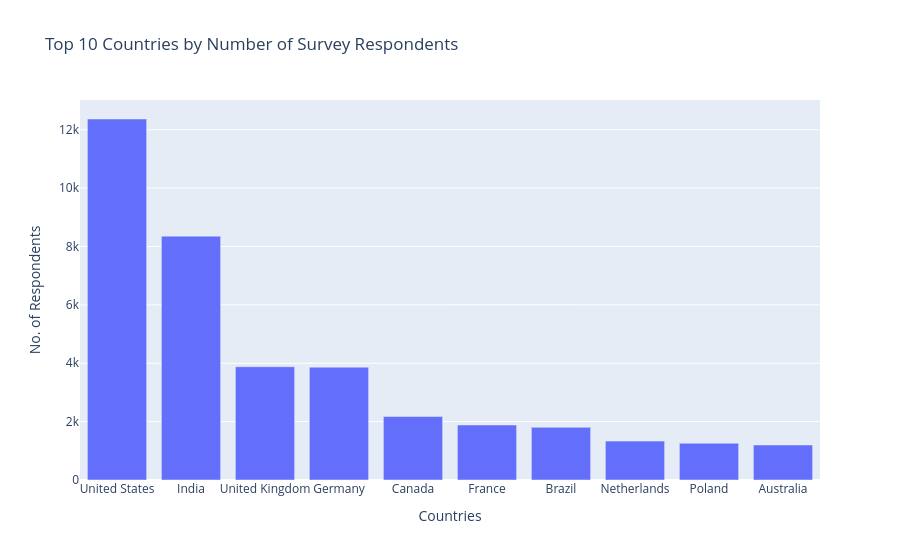

The notebook cell this image was saved under:
### Markdown cell above
top10_countries

### Code cell
fig = px.bar(top10_countries,
            x = 'Country',
            y = 'Respondents',
            title = 'Top 10 Countries by Number of Survey Respondents')
fig.update_layout(xaxis_title = 'Countries',
                 yaxis_title = 'No. of Respondents')
fig.show()

### Figure 1 — Plotly figure (JSON) as saved in the notebook; plotly's stock layout.template omitted (floating-point values rounded to 4 significant figures)
{"data": [{"hovertemplate": "Country=%{x}<br>Respondents=%{y}<extra></extra>", "legendgroup": "", "marker": {"color": "#636efa", "pattern": {"shape": ""}}, "name": "", "orientation": "v", "showlegend": false, "textposition": "auto", "type": "bar", "x": ["United States", "India", "United Kingdom", "Germany", "Canada", "France", "Brazil", "Netherlands", "Poland", "Australia"], "xaxis": "x", "y": [12368, 8355, 3880, 3864, 2174, 1884, 1804, 1332, 1259, 1199], "yaxis": "y"}], "layout": {"barmode": "relative", "legend": {"tracegroupgap": 0}, "title": {"text": "Top 10 Countries by Number of Survey Respondents"}, "xaxis": {"anchor": "y", "domain": [0, 1], "title": {"text": "Countries"}}, "yaxis": {"anchor": "x", "domain": [0, 1], "title": {"text": "No. of Respondents"}}}}
